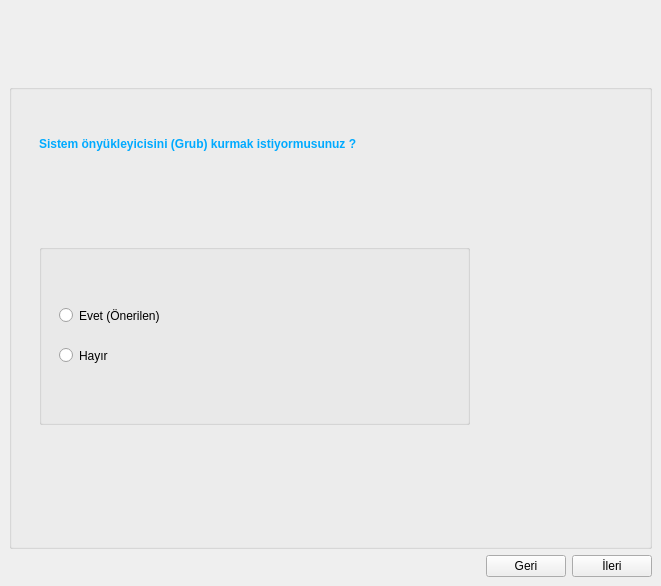
<ui version="4.0" >
 <class>grubWindow</class>
 <widget class="QMainWindow" name="grubWindow" >
  <property name="geometry" >
   <rect>
    <x>0</x>
    <y>0</y>
    <width>661</width>
    <height>586</height>
   </rect>
  </property>
  <property name="windowTitle" >
   <string>Grub Kurulumu - Anatolya Kurulum</string>
  </property>
  <property name="styleSheet" >
   <string notr="true" >#grubWindow { 
	background-image: url(:/artalan/artalan.png); }</string>
  </property>
  <widget class="QWidget" name="centralwidget" >
   <layout class="QGridLayout" name="gridLayout" >
    <item row="1" column="0" colspan="3" >
     <widget class="QGroupBox" name="groupBox" >
      <property name="title" >
       <string/>
      </property>
      <property name="flat" >
       <bool>true</bool>
      </property>
      <widget class="QLabel" name="label" >
       <property name="geometry" >
        <rect>
         <x>30</x>
         <y>40</y>
         <width>451</width>
         <height>41</height>
        </rect>
       </property>
       <property name="text" >
        <string>&lt;!DOCTYPE HTML PUBLIC "-//W3C//DTD HTML 4.0//EN" "http://www.w3.org/TR/REC-html40/strict.dtd">
&lt;html>&lt;head>&lt;meta name="qrichtext" content="1" />&lt;style type="text/css">
p, li { white-space: pre-wrap; }
&lt;/style>&lt;/head>&lt;body style=" font-family:'Sans Serif'; font-size:9pt; font-weight:400; font-style:normal;">
&lt;p style=" margin-top:0px; margin-bottom:0px; margin-left:0px; margin-right:0px; -qt-block-indent:0; text-indent:0px;">&lt;span style=" font-weight:600; color:#00aaff;">Sistem önyükleyicisini (Grub) kurmak istiyormusunuz ?&lt;/span>&lt;/p>&lt;/body>&lt;/html></string>
       </property>
      </widget>
      <widget class="QGroupBox" name="groupBox_2" >
       <property name="geometry" >
        <rect>
         <x>30</x>
         <y>160</y>
         <width>431</width>
         <height>181</height>
        </rect>
       </property>
       <property name="title" >
        <string/>
       </property>
       <widget class="QRadioButton" name="noInstallGrubCheck" >
        <property name="geometry" >
         <rect>
          <x>20</x>
          <y>100</y>
          <width>95</width>
          <height>23</height>
         </rect>
        </property>
        <property name="text" >
         <string>Hayır</string>
        </property>
       </widget>
       <widget class="QRadioButton" name="installGrubCheck" >
        <property name="geometry" >
         <rect>
          <x>20</x>
          <y>60</y>
          <width>341</width>
          <height>23</height>
         </rect>
        </property>
        <property name="text" >
         <string>Evet (Önerilen)</string>
        </property>
       </widget>
      </widget>
     </widget>
    </item>
    <item row="2" column="2" >
     <widget class="QPushButton" name="nextButton" >
      <property name="text" >
       <string>İleri</string>
      </property>
      <property name="icon" >
       <iconset resource="../../images/anatolyaimages.qrc" >
        <normaloff>:/icons/go-next.png</normaloff>:/icons/go-next.png</iconset>
      </property>
     </widget>
    </item>
    <item row="2" column="0" >
     <spacer name="horizontalSpacer" >
      <property name="orientation" >
       <enum>Qt::Horizontal</enum>
      </property>
      <property name="sizeHint" stdset="0" >
       <size>
        <width>40</width>
        <height>20</height>
       </size>
      </property>
     </spacer>
    </item>
    <item row="2" column="1" >
     <widget class="QPushButton" name="backButton" >
      <property name="text" >
       <string>Geri</string>
      </property>
      <property name="icon" >
       <iconset resource="../../images/anatolyaimages.qrc" >
        <normaloff>:/icons/back.png</normaloff>:/icons/back.png</iconset>
      </property>
     </widget>
    </item>
    <item row="0" column="0" >
     <spacer name="verticalSpacer" >
      <property name="orientation" >
       <enum>Qt::Vertical</enum>
      </property>
      <property name="sizeType" >
       <enum>QSizePolicy::Fixed</enum>
      </property>
      <property name="sizeHint" stdset="0" >
       <size>
        <width>20</width>
        <height>75</height>
       </size>
      </property>
     </spacer>
    </item>
   </layout>
  </widget>
 </widget>
 <resources>
  <include location="../../images/anatolyaimages.qrc" />
 </resources>
 <connections/>
</ui>
